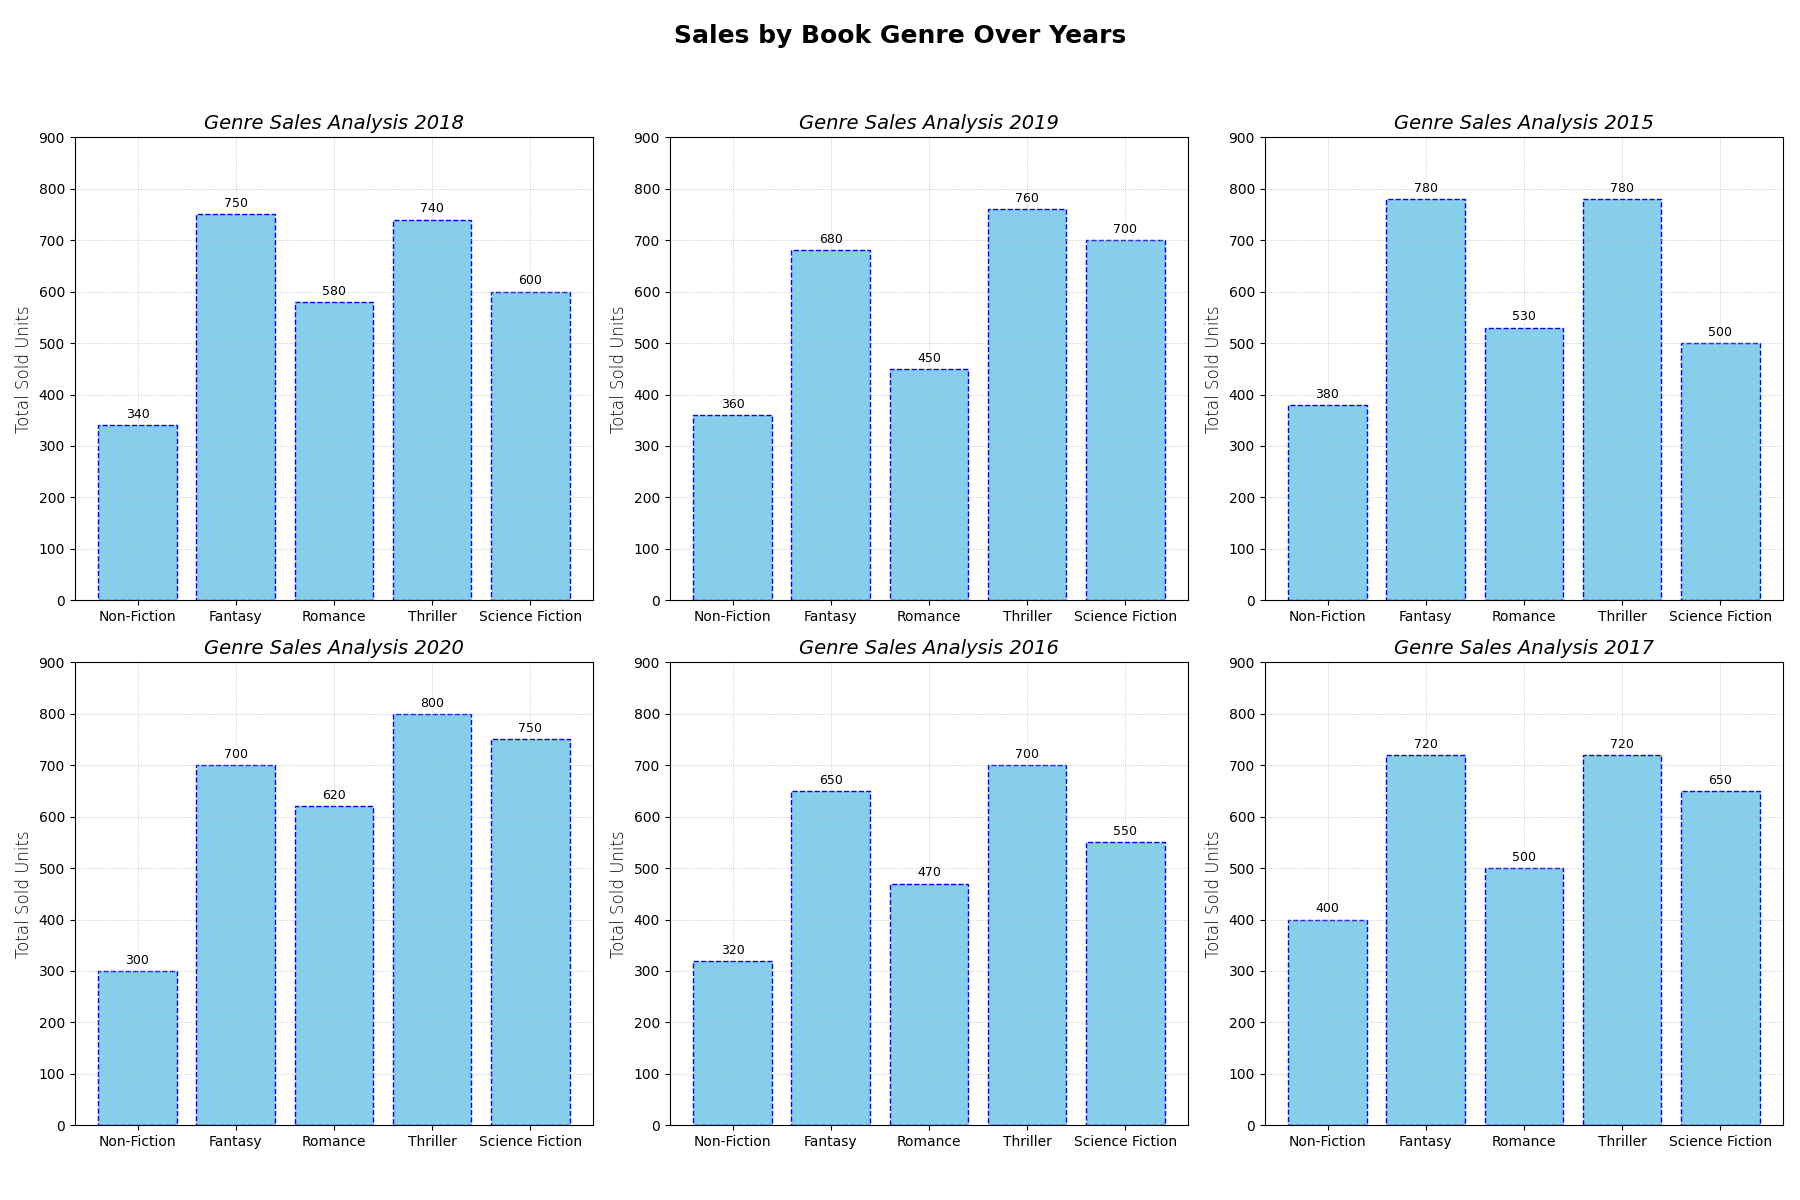

Generate this figure with Python:
import matplotlib.pyplot as plt
import numpy as np

genres = ['Non-Fiction', 'Fantasy', 'Romance', 'Thriller', 'Science Fiction']
years = [2018, 2019, 2015, 2020, 2016, 2017]

# Manually shuffled sales data within each genre
sales_data = {
    'Science Fiction': [600, 700, 500, 750, 550, 650],
    'Romance': [580, 450, 530, 620, 470, 500],
    'Thriller': [740, 760, 780, 800, 700, 720],
    'Non-Fiction': [340, 360, 380, 300, 320, 400],
    'Fantasy': [750, 680, 780, 700, 650, 720]
}

fig, ax = plt.subplots(nrows=2, ncols=3, figsize=(18, 12))
ax = ax.flatten()

for i, year in enumerate(years):
    ax[i].set_title(f"Genre Sales Analysis {year}", fontsize=14, fontstyle='italic')
    bars = ax[i].bar(genres, [sales_data[genre][i] for genre in genres],
                     color='skyblue', edgecolor='blue', linestyle='--')
    ax[i].grid(True, linestyle=':', linewidth=0.5)
    ax[i].set_ylim(0, max(max(sales) for sales in sales_data.values()) + 100)
    ax[i].set_ylabel("Total Sold Units", fontsize=12, fontweight='light')
    ax[i].bar_label(bars, padding=3, fontsize=9)

fig.suptitle("Sales by Book Genre Over Years", fontsize=18, fontweight='bold')
plt.tight_layout(rect=[0, 0.03, 1, 0.95])

plt.show()
